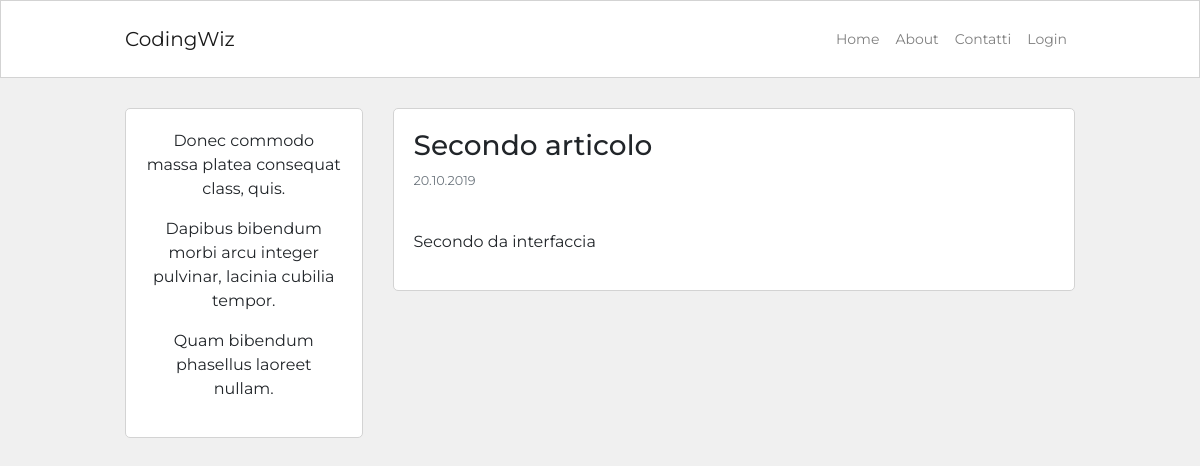
Screenshot of /posts/secondo-articolo-ms9uzs with the database file from the repository.
### blog/models.py (models this page shows, shortened)
class Post(db.Model):
    id = db.Column(db.Integer, primary_key=True)
    user_id = db.Column(db.Integer, db.ForeignKey('user.id'), nullable=False)
    created_at = db.Column(db.DateTime, default=datetime.now)
    title = db.Column(db.String(120), nullable=False)
    description = db.Column(db.String(240))
    body = db.Column(db.Text(), nullable=False)
    slug = db.Column(db.String(250))
    image = db.Column(db.String(120))

### blog/routes.py (the view)
@app.route('/posts/<string:post_slug>')
def post_detail(post_slug):
    post_instance = Post.query.filter_by(slug=post_slug).first_or_404()
    return render_template('post_detail.html', post=post_instance)

### blog/templates/post_detail.html (shortened to what this page needs)
{% extends 'base.html' %}
{% block content %}
    <div class="container content-container">
        <div class="row no-gutters">
            <div class="col-md-9 order-md-2">
                <div class="post-page-block">
                    <h3>{{ post.title }}</h3>
                    <p class="p-small-two text-muted">
                        {{ post.created_at.strftime('%d.%m.%Y') }}
                    </p>
                    <br>
                    <p>{{ post.body }}</p>
                </div>
            </div>
            <div class="col-md-3 order-md-1">
                {% include 'about_me_snippet.html' %}
            </div>
        </div>
    </div>
{% endblock %}

### blog/static/blog.css (style rules this page uses)
html, body { font-family: 'Montserrat', sans-serif; background-color: #f0f0f0; }
.content-container { max-width: 950px; margin-top: 30px; margin-bottom: 30px; padding: 0px; }
.post-page-block { background-color: #ffffff; border: 1px solid #d3d3d3; border-radius: 5px; padding: 20px; margin-bottom: 30px; }
.p-small-two { font-size: 0.800rem; }
@media (min-width: 768px) { .post-page-block { margin-left: 30px;; } }

### rows the page displays
Post: title "Secondo articolo", created_at "20.10.2019", body "Secondo da interfaccia"

### other values shown
{{ lipsum(n=3, min=5, max=10) }} "Donec commodo massa platea consequat class, quis. Dapibus bibendum morbi arcu integer pulvinar, lacinia cubilia tempor. Quam bibendum phasellus laoreet nullam."
